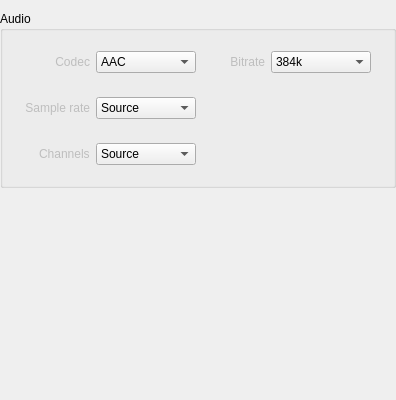
                  <widget class="QWidget" name="scrollAreaWidgetContents_3">
                   <property name="geometry">
                    <rect>
                     <x>0</x>
                     <y>0</y>
                     <width>396</width>
                     <height>400</height>
                    </rect>
                   </property>
                   <layout class="QGridLayout" name="gridLayout_32">
                    <property name="leftMargin">
                     <number>0</number>
                    </property>
                    <property name="topMargin">
                     <number>0</number>
                    </property>
                    <property name="rightMargin">
                     <number>0</number>
                    </property>
                    <property name="bottomMargin">
                     <number>0</number>
                    </property>
                    <property name="spacing">
                     <number>0</number>
                    </property>
                    <item row="0" column="0">
                     <widget class="QFrame" name="frame_3">
                      <property name="minimumSize">
                       <size>
                        <width>0</width>
                        <height>400</height>
                       </size>
                      </property>
                      <property name="frameShape">
                       <enum>QFrame::Shape::NoFrame</enum>
                      </property>
                      <property name="frameShadow">
                       <enum>QFrame::Shadow::Plain</enum>
                      </property>
                      <layout class="QGridLayout" name="gridLayout_11">
                       <property name="leftMargin">
                        <number>0</number>
                       </property>
                       <property name="topMargin">
                        <number>11</number>
                       </property>
                       <property name="rightMargin">
                        <number>0</number>
                       </property>
                       <property name="bottomMargin">
                        <number>0</number>
                       </property>
                       <property name="verticalSpacing">
                        <number>3</number>
                       </property>
                       <item row="0" column="0">
                        <widget class="QGroupBox" name="groupBoxSettings_7">
                         <property name="title">
                          <string>Audio</string>
                         </property>
                         <layout class="QGridLayout" name="gridLayout_28">
                          <property name="topMargin">
                           <number>20</number>
                          </property>
                          <property name="bottomMargin">
                           <number>20</number>
                          </property>
                          <item row="0" column="0">
                           <layout class="QGridLayout" name="gridLayout_14">
                            <property name="topMargin">
                             <number>0</number>
                            </property>
                            <property name="verticalSpacing">
                             <number>24</number>
                            </property>
                            <item row="1" column="2">
                             <widget class="QComboBox" name="comboBox_audio_sampling">
                              <property name="enabled">
                               <bool>true</bool>
                              </property>
                              <property name="minimumSize">
                               <size>
                                <width>0</width>
                                <height>0</height>
                               </size>
                              </property>
                              <property name="maximumSize">
                               <size>
                                <width>200</width>
                                <height>25</height>
                               </size>
                              </property>
                              <property name="autoFillBackground">
                               <bool>false</bool>
                              </property>
                              <property name="styleSheet">
                               <string notr="true"/>
                              </property>
                              <property name="editable">
                               <bool>false</bool>
                              </property>
                              <property name="maxCount">
                               <number>20</number>
                              </property>
                              <property name="iconSize">
                               <size>
                                <width>16</width>
                                <height>16</height>
                               </size>
                              </property>
                              <property name="frame">
                               <bool>true</bool>
                              </property>
                              <item>
                               <property name="text">
                                <string>Source</string>
                               </property>
                              </item>
                              <item>
                               <property name="text">
                                <string notr="true">8000</string>
                               </property>
                              </item>
                              <item>
                               <property name="text">
                                <string notr="true">11025</string>
                               </property>
                              </item>
                              <item>
                               <property name="text">
                                <string notr="true">16000</string>
                               </property>
                              </item>
                              <item>
                               <property name="text">
                                <string notr="true">22050</string>
                               </property>
                              </item>
                              <item>
                               <property name="text">
                                <string notr="true">32000</string>
                               </property>
                              </item>
                              <item>
                               <property name="text">
                                <string notr="true">44100</string>
                               </property>
                              </item>
                              <item>
                               <property name="text">
                                <string notr="true">48000</string>
                               </property>
                              </item>
                              <item>
                               <property name="text">
                                <string notr="true">88200</string>
                               </property>
                              </item>
                              <item>
                               <property name="text">
                                <string notr="true">96000</string>
                               </property>
                              </item>
                              <item>
                               <property name="text">
                                <string notr="true">176400</string>
                               </property>
                              </item>
                              <item>
                               <property name="text">
                                <string notr="true">192000</string>
                               </property>
                              </item>
                             </widget>
                            </item>
                            <item row="0" column="3">
                             <spacer name="horizontalSpacer_13">
                              <property name="orientation">
                               <enum>Qt::Orientation::Horizontal</enum>
                              </property>
                              <property name="sizeType">
                               <enum>QSizePolicy::Policy::Fixed</enum>
                              </property>
                              <property name="sizeHint" stdset="0">
                               <size>
                                <width>28</width>
                                <height>20</height>
                               </size>
                              </property>
                             </spacer>
                            </item>
                            <item row="0" column="0">
                             <spacer name="horizontalSpacer_18">
                              <property name="orientation">
                               <enum>Qt::Orientation::Horizontal</enum>
                              </property>
                              <property name="sizeHint" stdset="0">
                               <size>
                                <width>40</width>
                                <height>20</height>
                               </size>
                              </property>
                             </spacer>
                            </item>
                            <item row="0" column="1">
                             <widget class="QLabel" name="label_audio_codec">
                              <property name="enabled">
                               <bool>false</bool>
                              </property>
                              <property name="minimumSize">
                               <size>
                                <width>0</width>
                                <height>0</height>
                               </size>
                              </property>
                              <property name="maximumSize">
                               <size>
                                <width>3840</width>
                                <height>24</height>
                               </size>
                              </property>
                              <property name="text">
                               <string>Codec</string>
                              </property>
                              <property name="alignment">
                               <set>Qt::AlignmentFlag::AlignRight|Qt::AlignmentFlag::AlignTrailing|Qt::AlignmentFlag::AlignVCenter</set>
                              </property>
                             </widget>
                            </item>
                            <item row="0" column="6">
                             <spacer name="horizontalSpacer_17">
                              <property name="orientation">
                               <enum>Qt::Orientation::Horizontal</enum>
                              </property>
                              <property name="sizeHint" stdset="0">
                               <size>
                                <width>40</width>
                                <height>20</height>
                               </size>
                              </property>
                             </spacer>
                            </item>
                            <item row="0" column="2">
                             <widget class="QComboBox" name="comboBox_audio_codec">
                              <property name="enabled">
                               <bool>true</bool>
                              </property>
                              <property name="minimumSize">
                               <size>
                                <width>100</width>
                                <height>0</height>
                               </size>
                              </property>
                              <property name="maximumSize">
                               <size>
                                <width>100</width>
                                <height>25</height>
                               </size>
                              </property>
                              <property name="autoFillBackground">
                               <bool>false</bool>
                              </property>
                              <property name="styleSheet">
                               <string notr="true"/>
                              </property>
                              <property name="maxCount">
                               <number>20</number>
                              </property>
                              <property name="iconSize">
                               <size>
                                <width>16</width>
                                <height>16</height>
                               </size>
                              </property>
                              <property name="frame">
                               <bool>true</bool>
                              </property>
                              <item>
                               <property name="text">
                                <string notr="true">AAC</string>
                               </property>
                              </item>
                              <item>
                               <property name="text">
                                <string notr="true">AC3</string>
                               </property>
                              </item>
                              <item>
                               <property name="text">
                                <string notr="true">DTS</string>
                               </property>
                              </item>
                              <item>
                               <property name="text">
                                <string>Source</string>
                               </property>
                              </item>
                             </widget>
                            </item>
                            <item row="2" column="1" alignment="Qt::AlignmentFlag::AlignRight">
                             <widget class="QLabel" name="label_audio_channels">
                              <property name="enabled">
                               <bool>false</bool>
                              </property>
                              <property name="maximumSize">
                               <size>
                                <width>16777215</width>
                                <height>24</height>
                               </size>
                              </property>
                              <property name="text">
                               <string>Channels</string>
                              </property>
                             </widget>
                            </item>
                            <item row="0" column="5">
                             <widget class="QComboBox" name="comboBox_audio_bitrate">
                              <property name="enabled">
                               <bool>true</bool>
                              </property>
                              <property name="minimumSize">
                               <size>
                                <width>100</width>
                                <height>0</height>
                               </size>
                              </property>
                              <property name="maximumSize">
                               <size>
                                <width>100</width>
                                <height>25</height>
                               </size>
                              </property>
                              <property name="autoFillBackground">
                               <bool>false</bool>
                              </property>
                              <property name="styleSheet">
                               <string notr="true"/>
                              </property>
                              <property name="editable">
                               <bool>false</bool>
                              </property>
                              <property name="currentIndex">
                               <number>0</number>
                              </property>
                              <property name="maxCount">
                               <number>20</number>
                              </property>
                              <property name="iconSize">
                               <size>
                                <width>16</width>
                                <height>16</height>
                               </size>
                              </property>
                              <property name="frame">
                               <bool>true</bool>
                              </property>
                              <item>
                               <property name="text">
                                <string notr="true">384k</string>
                               </property>
                              </item>
                              <item>
                               <property name="text">
                                <string notr="true">320k</string>
                               </property>
                              </item>
                              <item>
                               <property name="text">
                                <string notr="true">256k</string>
                               </property>
                              </item>
                              <item>
                               <property name="text">
                                <string notr="true">192k</string>
                               </property>
                              </item>
                              <item>
                               <property name="text">
                                <string notr="true">128k</string>
                               </property>
                              </item>
                              <item>
                               <property name="text">
                                <string notr="true">96k</string>
                               </property>
                              </item>
                             </widget>
                            </item>
                            <item row="1" column="1">
                             <widget class="QLabel" name="label_audio_sampling">
                              <property name="enabled">
                               <bool>false</bool>
                              </property>
                              <property name="minimumSize">
                               <size>
                                <width>0</width>
                                <height>0</height>
                               </size>
                              </property>
                              <property name="maximumSize">
                               <size>
                                <width>3840</width>
                                <height>24</height>
                               </size>
                              </property>
                              <property name="text">
                               <string>Sample rate</string>
                              </property>
                              <property name="alignment">
                               <set>Qt::AlignmentFlag::AlignRight|Qt::AlignmentFlag::AlignTrailing|Qt::AlignmentFlag::AlignVCenter</set>
                              </property>
                             </widget>
                            </item>
                            <item row="0" column="4">
                             <widget class="QLabel" name="label_audio_bitrate">
                              <property name="enabled">
                               <bool>false</bool>
                              </property>
                              <property name="minimumSize">
                               <size>
                                <width>0</width>
                                <height>0</height>
                               </size>
                              </property>
                              <property name="maximumSize">
                               <size>
                                <width>3840</width>
                                <height>24</height>
                               </size>
                              </property>
                              <property name="text">
                               <string>Bitrate</string>
                              </property>
                              <property name="alignment">
                               <set>Qt::AlignmentFlag::AlignRight|Qt::AlignmentFlag::AlignTrailing|Qt::AlignmentFlag::AlignVCenter</set>
                              </property>
                             </widget>
                            </item>
                            <item row="2" column="2">
                             <widget class="QComboBox" name="comboBox_audio_channels">
                              <property name="minimumSize">
                               <size>
                                <width>0</width>
                                <height>0</height>
                               </size>
                              </property>
                              <property name="maximumSize">
                               <size>
                                <width>100</width>
                                <height>25</height>
                               </size>
                              </property>
                              <item>
                               <property name="text">
                                <string>Source</string>
                               </property>
                              </item>
                              <item>
                               <property name="text">
                                <string>trim to 1 ch</string>
                               </property>
                              </item>
                              <item>
                               <property name="text">
                                <string>trim to 2 ch</string>
                               </property>
                              </item>
                             </widget>
                            </item>
                           </layout>
                          </item>
                         </layout>
                        </widget>
                       </item>
                       <item row="1" column="0">
                        <spacer name="verticalSpacer_13">
                         <property name="orientation">
                          <enum>Qt::Orientation::Vertical</enum>
                         </property>
                         <property name="sizeHint" stdset="0">
                          <size>
                           <width>20</width>
                           <height>40</height>
                          </size>
                         </property>
                        </spacer>
                       </item>
                      </layout>
                     </widget>
                    </item>
                   </layout>
                  </widget>
